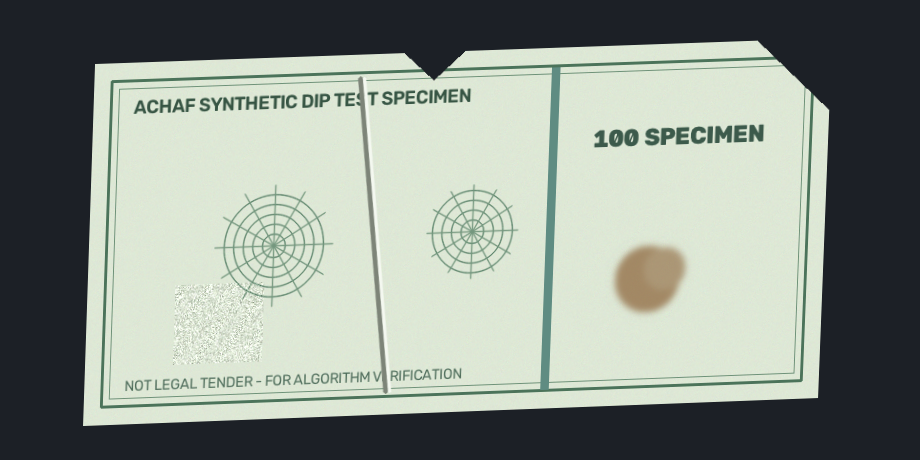
#> input picture sample_data/synthetic_specimen_angled_damaged.png, 920 x 460 px; its folder holds only this picture in this run
$ python -i image_quality.py   (imports and definitions only)   (older library calls are emulated)
#> lines starting #> are read from the running program, lines starting #| are printed output that depends on the picture
"""Capture-Quality Assessment Module.

Evaluates photographic capture quality (brightness, contrast, sharpness/blur via
Laplacian variance, exposure clipping, illumination uniformity, and resolution)
separately from physical currency-note condition.

A blurry or poorly lit photograph does NOT mean the physical note is damaged;
instead, poor capture quality triggers warnings and marks the assessment as
provisional.
"""

from __future__ import annotations

from dataclasses import dataclass, field
from typing import Dict, List

import cv2
import numpy as np

from config.settings import (
    BLUR_LAPLACIAN_SEVERE_THRESHOLD,
    BLUR_LAPLACIAN_WARN_THRESHOLD,
    BRIGHTNESS_HIGH_THRESHOLD,
    BRIGHTNESS_LOW_THRESHOLD,
    CONTRAST_LOW_STD_THRESHOLD,
    OVEREXPOSED_FRACTION_THRESHOLD,
    RECOMMENDED_MIN_HEIGHT,
    RECOMMENDED_MIN_WIDTH,
    UNDEREXPOSED_FRACTION_THRESHOLD,
)


@dataclass
class CaptureQualityReport:
    """Structured capture-quality indicators for an input image."""

    width: int
    height: int
    mean_brightness: float
    std_contrast: float
    dynamic_range_p95_p5: float
    blur_laplacian_variance: float
    overexposed_fraction: float
    underexposed_fraction: float
    illumination_nonuniformity: float
    is_blurry: bool
    is_severely_blurry: bool
    is_overexposed: bool
    is_underexposed: bool
    is_low_contrast: bool
    is_low_resolution: bool
    is_provisional: bool
    quality_rating: str  # "Good", "Acceptable", or "Poor (Provisional)"
    warnings: List[str] = field(default_factory=list)

    def to_dict(self) -> Dict[str, object]:
        """Return a JSON-serializable dictionary of capture quality metrics."""
        return {
            "width": self.width,
            "height": self.height,
            "mean_brightness": round(self.mean_brightness, 2),
            "std_contrast": round(self.std_contrast, 2),
            "dynamic_range_p95_p5": round(self.dynamic_range_p95_p5, 2),
            "blur_laplacian_variance": round(self.blur_laplacian_variance, 2),
            "overexposed_fraction": round(self.overexposed_fraction, 4),
            "underexposed_fraction": round(self.underexposed_fraction, 4),
            "illumination_nonuniformity": round(self.illumination_nonuniformity, 4),
            "is_blurry": self.is_blurry,
            "is_severely_blurry": self.is_severely_blurry,
            "is_overexposed": self.is_overexposed,
            "is_underexposed": self.is_underexposed,
            "is_low_contrast": self.is_low_contrast,
            "is_low_resolution": self.is_low_resolution,
            "is_provisional": self.is_provisional,
            "quality_rating": self.quality_rating,
            "warnings": list(self.warnings),
        }


def assess_capture_quality(rgb_image: np.ndarray) -> CaptureQualityReport:
    """Assess photographic capture quality of an RGB uint8 image.

    Parameters
    ----------
    rgb_image : np.ndarray
        Input RGB image of shape (H, W, 3) with dtype uint8.

    Returns
    -------
    CaptureQualityReport
        Comprehensive quality metrics, flags, and actionable warnings.
    """
    if rgb_image is None or rgb_image.size == 0:
        raise ValueError("Cannot assess quality of an empty image.")

    if rgb_image.ndim == 2:
        gray = rgb_image.astype(np.uint8)
    else:
        gray = cv2.cvtColor(rgb_image, cv2.COLOR_RGB2GRAY)

    height, width = gray.shape[:2]
#> height = 460; width = 920
    gray_f = gray.astype(np.float64)

    mean_brightness = float(np.mean(gray_f))
#> mean_brightness = 145.5
    std_contrast = float(np.std(gray_f))
#> std_contrast = 92.78
    p5, p95 = np.percentile(gray_f, [5.0, 95.0])
#> p5 = 31; p95 = 228
    dynamic_range = float(p95 - p5)
#> dynamic_range = 197

    # Standardize image scale for Laplacian variance so blur metric is consistent
    # across different upload resolutions
    max_dim = max(width, height)
#> max_dim = 920
    if max_dim > 800:
        scale = 800.0 / float(max_dim)
#> scale = 0.87
        eval_gray = cv2.resize(
            gray,
            (max(1, int(round(width * scale))), max(1, int(round(height * scale)))),
            interpolation=cv2.INTER_AREA,
        )
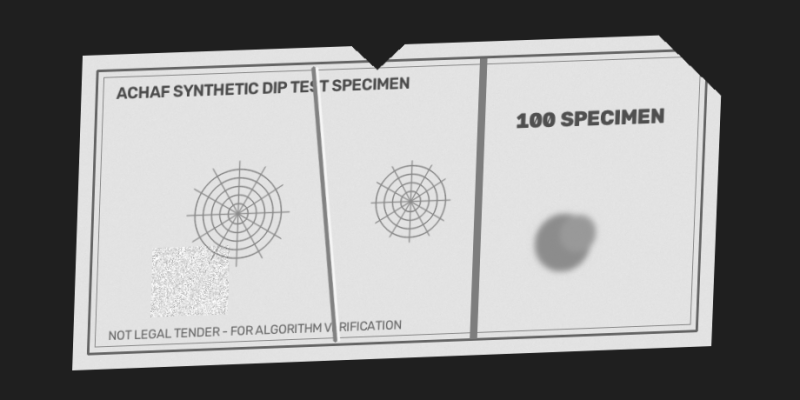
#> eval_gray: shape (400, 800); min 31, max 253, mean 145.5
    else:
        eval_gray = gray

    laplacian = cv2.Laplacian(eval_gray, cv2.CV_64F)
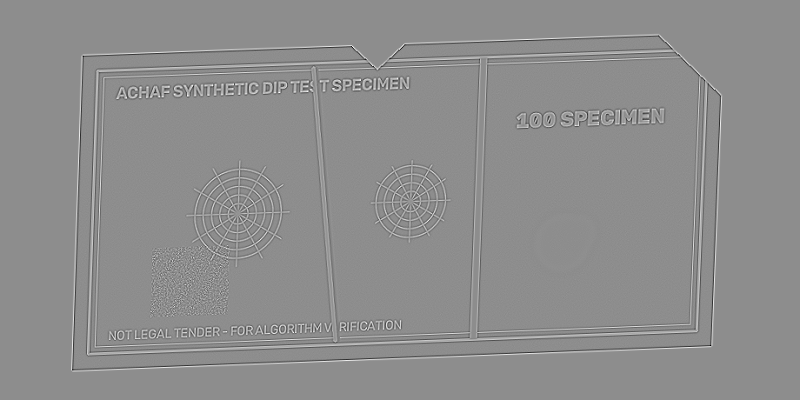
#> laplacian: shape (400, 800) float64; min -293, max 234, mean 0; drawn with min black and max white
    blur_var = float(np.var(laplacian))
#> blur_var = 553.3

    overexposed_fraction = float(np.mean(gray >= 250))
#> overexposed_fraction = 0.000548
    underexposed_fraction = float(np.mean(gray <= 10))
#> underexposed_fraction = 0

    # Measure coarse spatial illumination gradient (4x4 grid of local means)
    grid_h = max(1, height // 4)
#> grid_h = 115
    grid_w = max(1, width // 4)
#> grid_w = 230
    local_means: List[float] = []
    for r in range(0, height - grid_h + 1, grid_h):
        for c in range(0, width - grid_w + 1, grid_w):
            patch = gray_f[r : r + grid_h, c : c + grid_w]
            if patch.size > 0:
                local_means.append(float(np.mean(patch)))
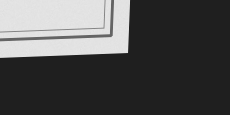
#> patch: shape (115, 230) float64; min 31, max 230, mean 81.4
#> after the loop, local_means = [78.49, 113.8, 140.2, 86.58, 146.7, 221.8, 215.2, 140.7, 149.4, 218.6, 209.4, 141.5, 110.1, 143.4, 131.4, 81.4]
    if len(local_means) > 1 and mean_brightness > 1e-3:
        illum_nonuniformity = float(np.std(local_means) / max(mean_brightness, 1.0))
#> illum_nonuniformity = 0.32
    else:
        illum_nonuniformity = 0.0

    # Evaluate condition flags
    is_blurry = blur_var < BLUR_LAPLACIAN_WARN_THRESHOLD
#> is_blurry = False
    is_severely_blurry = blur_var < BLUR_LAPLACIAN_SEVERE_THRESHOLD
#> is_severely_blurry = False
    is_overexposed = (
        mean_brightness > BRIGHTNESS_HIGH_THRESHOLD
        or overexposed_fraction > OVEREXPOSED_FRACTION_THRESHOLD
    )
#> is_overexposed = False
    is_underexposed = (
        mean_brightness < BRIGHTNESS_LOW_THRESHOLD
        or underexposed_fraction > UNDEREXPOSED_FRACTION_THRESHOLD
    )
#> is_underexposed = False
    is_low_contrast = std_contrast < CONTRAST_LOW_STD_THRESHOLD
#> is_low_contrast = False
    is_low_resolution = (
        max(width, height) < RECOMMENDED_MIN_WIDTH
        or min(width, height) < RECOMMENDED_MIN_HEIGHT
    )
#> is_low_resolution = False

    warnings: List[str] = []
    if is_severely_blurry:
        warnings.append(
            f"Image appears severely blurry (Laplacian variance={blur_var:.1f} < "
            f"{BLUR_LAPLACIAN_SEVERE_THRESHOLD:.0f}). Fine creases and surface texture "
            "cannot be assessed with high confidence."
        )
    elif is_blurry:
        warnings.append(
            f"Moderate image blur detected (Laplacian variance={blur_var:.1f}). "
            "Subtle fold lines and micro-texture features may be attenuated."
        )

    if is_overexposed:
        warnings.append(
            f"High brightness / overexposure detected (mean={mean_brightness:.1f}, "
            f"clipped bright pixels={overexposed_fraction * 100:.1f}%). Fading and "
            "light stain indicators may be less reliable."
        )
    if is_underexposed:
        warnings.append(
            f"Low brightness / underexposure detected (mean={mean_brightness:.1f}, "
            f"clipped dark pixels={underexposed_fraction * 100:.1f}%). Shadow regions "
            "may limit color and stain analysis."
        )
    if is_low_contrast:
        warnings.append(
            f"Low global contrast (std={std_contrast:.1f}). CLAHE contrast enhancement "
            "will be applied during preprocessing."
        )
    if illum_nonuniformity > 0.25:
        warnings.append(
            f"Uneven lighting or shadow gradient detected across the frame "
            f"(non-uniformity index={illum_nonuniformity:.2f}). Illumination normalization "
            "is recommended."
        )
    if is_low_resolution:
        warnings.append(
            f"Image resolution ({width}x{height} px) is below the recommended "
            f"{RECOMMENDED_MIN_WIDTH}x{RECOMMENDED_MIN_HEIGHT} px threshold."
        )

    is_provisional = bool(
        is_severely_blurry
        or (is_overexposed and overexposed_fraction > 0.45)
        or (is_underexposed and underexposed_fraction > 0.50)
        or (is_low_resolution and is_blurry)
    )
#> is_provisional = False

    if is_provisional:
        quality_rating = "Poor (Provisional)"
        warnings.append(
            "Capture quality is poor; overall health assessment is marked as PROVISIONAL."
        )
    elif warnings:
        quality_rating = "Acceptable"
    else:
        quality_rating = "Good"

    return CaptureQualityReport(
        width=width,
        height=height,
        mean_brightness=mean_brightness,
        std_contrast=std_contrast,
        dynamic_range_p95_p5=dynamic_range,
        blur_laplacian_variance=blur_var,
        overexposed_fraction=overexposed_fraction,
        underexposed_fraction=underexposed_fraction,
        illumination_nonuniformity=illum_nonuniformity,
        is_blurry=is_blurry,
        is_severely_blurry=is_severely_blurry,
        is_overexposed=is_overexposed,
        is_underexposed=is_underexposed,
        is_low_contrast=is_low_contrast,
        is_low_resolution=is_low_resolution,
        is_provisional=is_provisional,
        quality_rating=quality_rating,
        warnings=warnings,
    )

>>> import cv2
>>> picture = cv2.cvtColor(cv2.imread('../sample_data/synthetic_specimen_angled_damaged.png'), cv2.COLOR_BGR2RGB)
>>> result = assess_capture_quality(picture)

$ run again, on sample_data/synthetic_specimen_clean.png
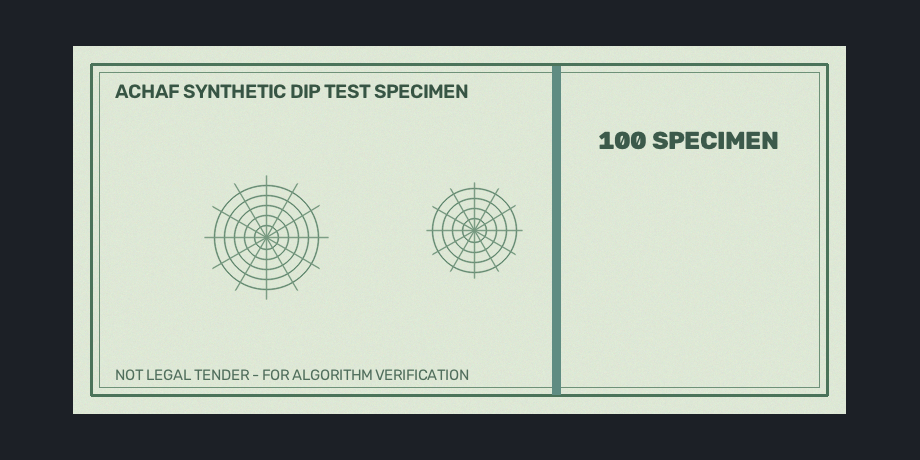
#> input picture sample_data/synthetic_specimen_clean.png, 920 x 460 px
#> mean_brightness = 156.5
#> std_contrast = 91.09
#> p5 = 31; p95 = 229
#> dynamic_range = 198
#> in assess_capture_quality, `laplacian = cv2.Laplacian(eval_gray, cv2.CV_64F)`:
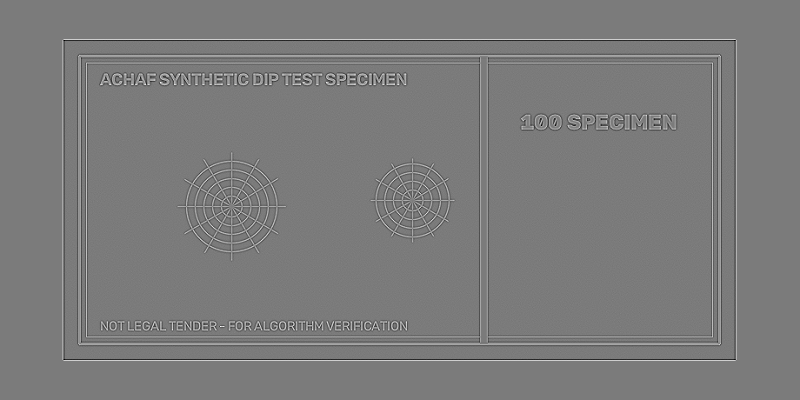
#> laplacian: shape (400, 800) float64; min -287, max 306, mean 0; drawn with min black and max white
#> blur_var = 972.7
#> overexposed_fraction = 0
#> after the loop in assess_capture_quality, `for r in range(0, height - grid_h + 1, grid_h):`:
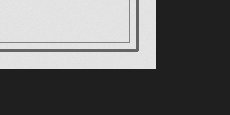
#> patch: shape (115, 230) float64; min 31, max 232, mean 107.2
#> after the loop in assess_capture_quality, `for r in range(0, height - grid_h + 1, grid_h):`: local_means = [103.5, 135.4, 142.2, 107.2, 162, 222.8, 215, 155.9, 161.7, 221.2, 220.3, 161.5, 105.8, 140.3, 142.3, 107.2]
#> illum_nonuniformity = 0.265
#> is_blurry = False
